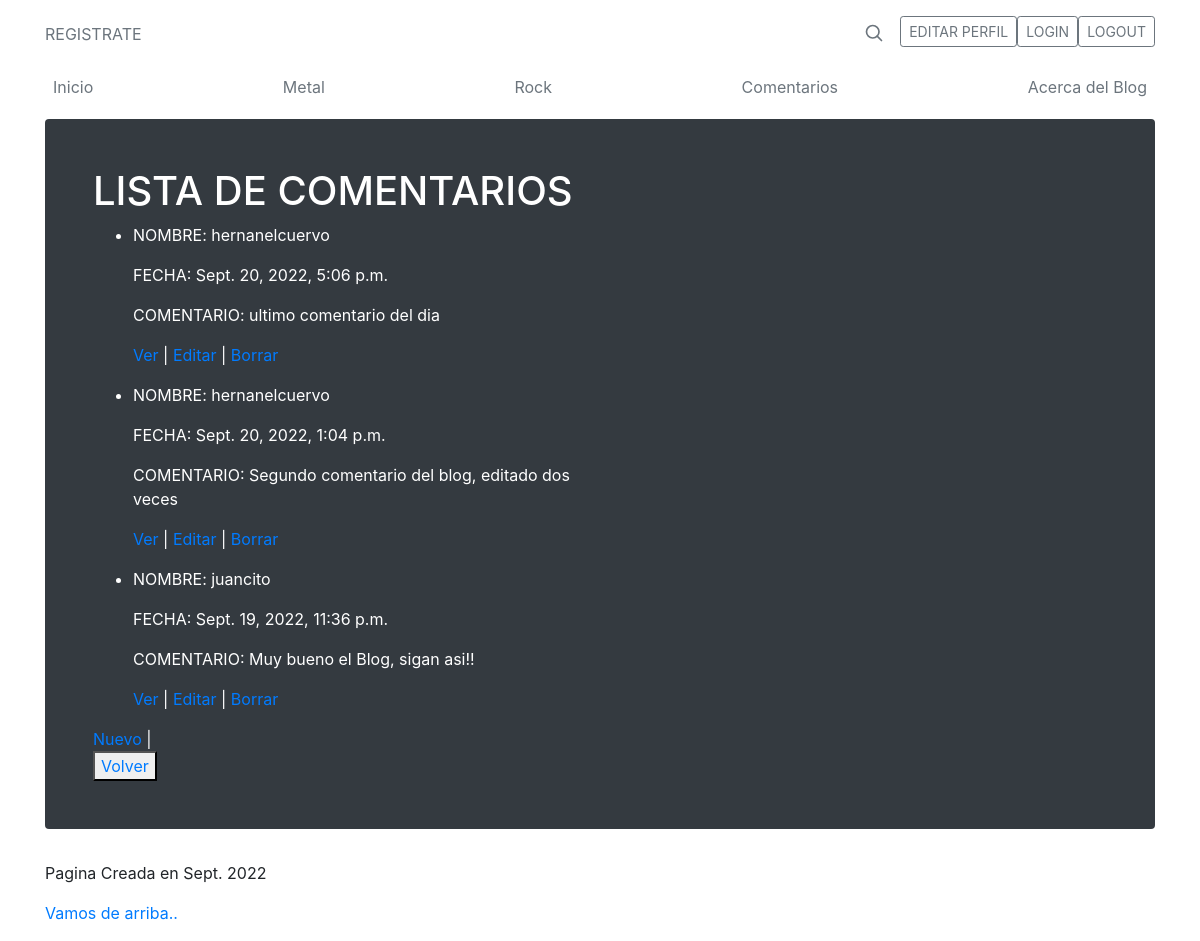
Screenshot of /AppMusica/comentario/list with the database file from the repository.
### AppMusica/models.py (models this page shows, shortened)
class Comentario(models.Model):
    nombre=models.ForeignKey(User, on_delete=models.CASCADE,related_name='comentario')
    contenido=models.CharField(max_length=1200,null = False)
    fecha=models.DateTimeField(auto_now_add=True)
    class Meta:
        ordering = ['-fecha']

### AppMusica/views.py (the view)
# urls.py: path('comentario/list', views.ComentarioList.as_view(), name='List'),
class ComentarioList(ListView):
      model = Comentario
      template_name: "AppMusica/comentario_list.html"

### AppMusica/templates/AppMusica/comentario_list.html
{% extends 'AppMusica/padre.html'%}
{% load static %}
{% block contenidoQueCambia %}
<body>
    <h1>LISTA DE COMENTARIOS</h1>
    <ul>
        {% for comentario in object_list %}
            <li>
                <p>NOMBRE: {{ comentario.nombre }} </p>
                <p>FECHA: {{ comentario.fecha }} </p>
                <p>COMENTARIO: {{ comentario.contenido }} </p>
                <p>
                    <a href="{% url 'Detail' comentario.id %}">Ver</a> |
                    <a href="{% url 'Edit' comentario.id %}">Editar</a> |
                    <a href="{% url 'Delete' comentario.id %}">Borrar</a>
                </p>
            </li>
        {% endfor %}
    </ul>
    <a href="{% url 'New'  %}">Nuevo</a> |
    <br>
    <button>
        <a href="{% url 'Inicio'  %}">Volver</a>
    </button>
</body>
{% endblock %}

### rows the page displays
Comentario: nombre "hernanelcuervo", fecha "Sept. 20, 2022, 5:06 p.m.", contenido "ultimo comentario del dia"
Comentario: nombre "hernanelcuervo", fecha "Sept. 20, 2022, 1:04 p.m.", contenido "Segundo comentario del blog, editado dos veces"
Comentario: nombre "juancito", fecha "Sept. 19, 2022, 11:36 p.m.", contenido "Muy bueno el Blog, sigan asi!!"
